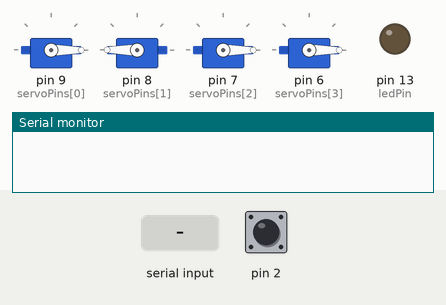
This sketch was run on a simulated Arduino Uno, built with avr-gcc and run on an emulated ATmega328P. On the bench: 4 × servo, output pins drawn as LEDs (lit = HIGH), the last lines printed to the serial monitor. The inputs (shaded band) are chosen by the test bench; at power-on: pin 2 HIGH.

Above: at 1.2 s.
1.3 s: pin 2 pulled LOW for 1 s
At 2.5 s:
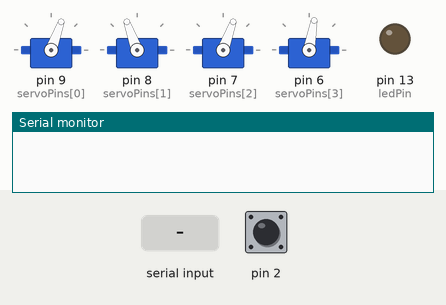
5.1 s: "close\n" received over Serial
8.1 s: pin 2 pulled LOW for 3.2 s
At 12.2 s:
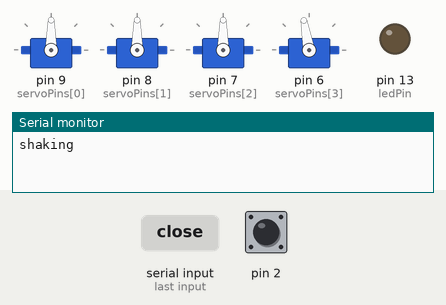
12.8 s: "1\n" received over Serial
14.3 s: "open\n" received over Serial
At 14.7 s:
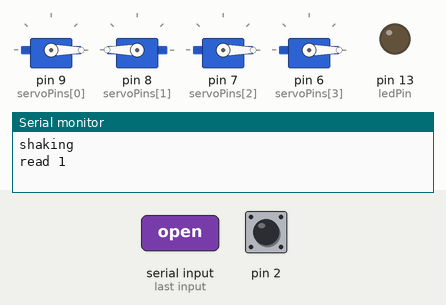
Timing chart, 0 to 16.8 s (numbered marks = the images above; inputs shaded):
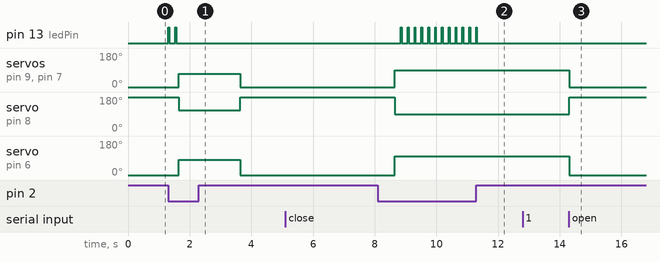

The sketch:

servos.ino
```cpp
#include <Servo.h>
#include <CapacitiveSensor.h>

long time = 0;
int state = HIGH;

boolean detection;
boolean previous = false;

int debounce = 200;
int nDetects;

CapacitiveSensor cs_4_2 = CapacitiveSensor(4, 2);

Servo servos[4];
int servoPins[4] = {9, 8, 7, 6};
int ledPin = 13;
// 1 is pink/ring
// 2 is thumb
// 3 is pointy finger
// 4 is middle finger

int anglesClosed[4] = {90, 90, 90, 100};
int anglesHandShake[4] = {70, 70, 70, 80};

bool closed = false;
bool locked = false;

int pos = 0;    // variable to store the servo position

void setup() {
  Serial.begin(9600);
  cs_4_2.set_CS_AutocaL_Millis(0xFFFFFFFF);  //Calibrate the sensor...
//  Serial.println("setup done");

  for (int i = 0; i < 4; i++) {
    servos[i].attach(servoPins[i]);
  }
  pinMode(ledPin, OUTPUT);

  // reset to open hand position
  openHand();
}

void loop() {
  readSerial();

  // Take reading and count detections in sequence
  long sensorReading = cs_4_2.capacitiveSensor(30);
  if (sensorReading > 60) {
    detection = true;
    nDetects++;
  } else {
    detection = false;
    nDetects = 0;
  }

  // stuff to control LED
  if(detection == true  && millis() - time>debounce) {
    if(state == LOW) {
      state = HIGH;
    } else {
//       state = LOW;
       time = millis();
    }
  } else {
    state = LOW;
  }

  digitalWrite(ledPin, state);
  previous = detection;

//  Serial.print("time ");
//  Serial.print(millis()-time);
//  Serial.print(" the other thing ");
//  Serial.print(sensorReading);
//  Serial.print(" detects ");
//  Serial.println(nDetects);

  if (!locked) {
    if (!closed && nDetects > 25) {
      handShake();
      closed = true;
    } else {
      openHand();
    }
  }

  delay(10);
}

void handShake() {
  for (int i = 0; i < 4; i++) {
    rotate(i+1, anglesHandShake[i]);
  }
  delay(2000);
  openHand();
  Serial.println("shaking");
  closed = false;
  delay(5000);

}

void closeHand() {
  for (int i = 0; i < 4; i++) {
    rotate(i+1, anglesClosed[i]);
  }
}

void openHand () {
  for (int i = 0; i < 4; i++) {
    rotate(i + 1, 0);
  }
}

void rotate(int finger, int degrees) {
  if (degrees > 180) degrees = 180;

  if (finger == 2) degrees = 180 - degrees;

  servos[finger - 1].write(degrees);
}

void readSerial() {
  if (Serial.available() > 0) {
    String message = Serial.readStringUntil('\n');
    if (message == "close") {
      locked = true;
      closeHand();
      delay(200);
    } else if (message == "open") {
      locked = false;
      openHand();
      delay(200);
    } else {
      Serial.print("read ");
      Serial.println(message);
    }
  }
}
```

Measured:
- after the input at 1.3 s, pin 13 (ledPin): alternates HIGH for 0.03 s and LOW for 0.20 s, 4 changes in all, then stays LOW, starting at once; servo on pin 9 (servoPins[0]): 0° → 70° after 0.34 s, → 0° 2.0 s later
- after the input at 5.1 s, every drawn part: stays the same
- after the input at 8.1 s, pin 13 (ledPin): alternates HIGH for 0.03 s and LOW for 0.20 s, 24 changes in all, then stays LOW, starting after 0.75 s
- after the input at 14.3 s, servo on pin 9 (servoPins[0]), servo on pin 7 (servoPins[2]): 90° → 0° at once; servo on pin 8 (servoPins[1]): 90° → 180° at once; servo on pin 6 (servoPins[3]): 100° → 0° at once
